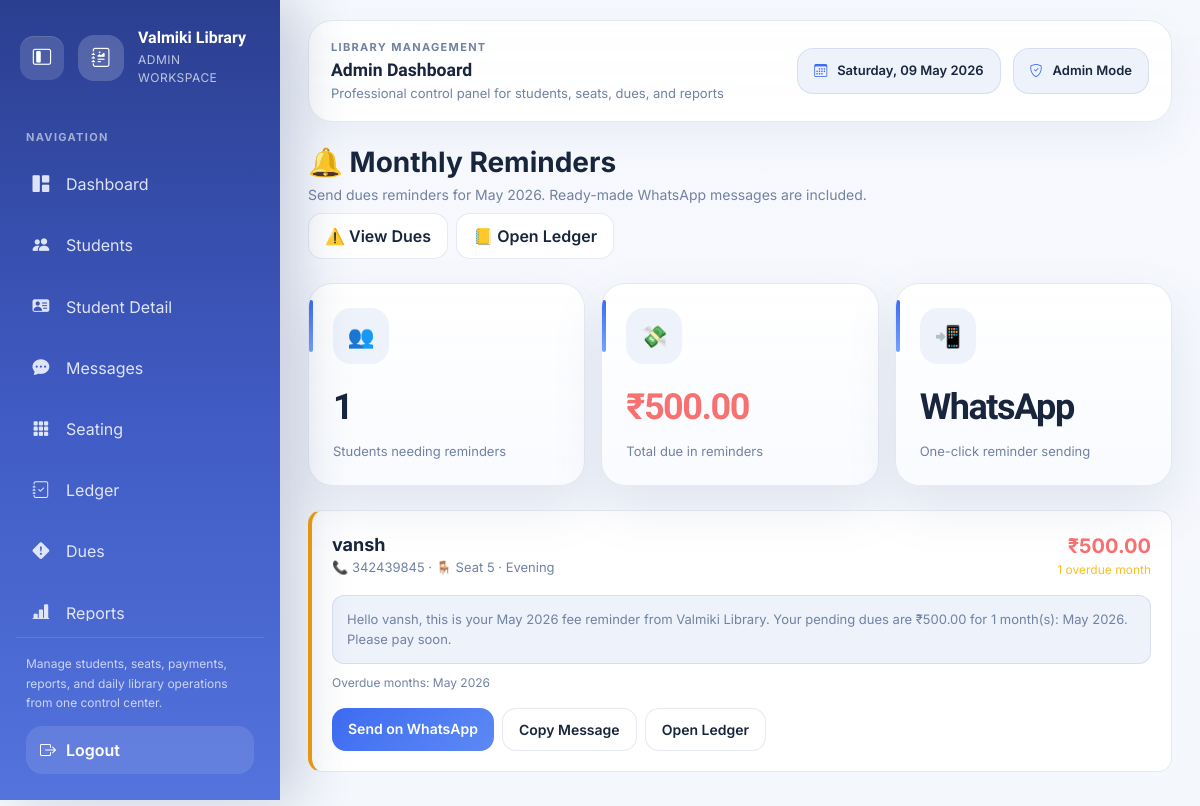
The app's page /reminders/ (signed in) with its own data.
### students/models.py (models this page shows, shortened)
class Student(models.Model):
    SHIFT_CHOICES = [
        ('Morning', 'Morning'),
        ('Evening', 'Evening'),
        ('Full Day', 'Full Day'),
    ]
    STATUS_CHOICES = [
        ('Active', 'Active'),
        ('On Hold', 'On Hold'),
        ('Left', 'Left'),
    ]
    PAYMENT_MODE_CHOICES = [
        ('Cash', 'Cash'),
        ('UPI', 'UPI'),
        ('Online', 'Online'),
    ]
    name         = models.CharField(max_length=100)
    contact      = models.CharField(max_length=10)
    email        = models.EmailField(blank=True, null=True, unique=True)
    date_of_birth = models.DateField(blank=True, null=True)
    seat_number  = models.CharField(max_length=3)
    shift        = models.CharField(max_length=20, choices=SHIFT_CHOICES)
    joining_date = models.DateField()
    monthly_fee  = models.DecimalField(max_digits=8, decimal_places=2, default=500)
    monthly_due_day = models.PositiveSmallIntegerField(default=5)
    mode_of_payment = models.CharField(max_length=10, choices=PAYMENT_MODE_CHOICES, default='Cash')
    preparing_for = models.CharField(max_length=150, blank=True)
    academic_details = models.TextField(blank=True)
    profile_photo = models.FileField(upload_to='student_profiles/photos/', blank=True, null=True)
    id_copy = models.FileField(upload_to='student_profiles/id_copies/', blank=True, null=True)
    payment_qr = models.FileField(upload_to='student_profiles/payment_qr/', blank=True, null=True)
    emergency_contact_name = models.CharField(max_length=100, blank=True)
    emergency_contact_phone = models.CharField(max_length=15, blank=True)
    status = models.CharField(max_length=20, choices=STATUS_CHOICES, default='Active')
    email_verified = models.BooleanField(default=False)

### students/views.py (the view)
# urls.py: path('reminders/',              views.monthly_reminders,     name='monthly_reminders'),
@login_required
def monthly_reminders(request):
    today = date.today()
    reminder_rows = monthly_reminder_rows(sorted_students(), today)
    return render(request, 'students/monthly_reminders.html', {
        'reminder_rows': reminder_rows,
        'current_month': month_label(today.year, today.month),
        'total_due': sum(row['due_amount'] for row in reminder_rows),
    })

### students/finance.py (called while the page is built)
def month_label(year, month):
    return date(year, month, 1).strftime('%B %Y')

def paid_lookup(student, year=None):
    payments = Payment.objects.filter(student=student, is_paid=True)
    if year is not None:
        payments = payments.filter(year=year)
    return {(payment.year, payment.month): payment for payment in payments}

def get_month_status(student, year, month, today, payments=None):
    payments = payments if payments is not None else paid_lookup(student, year)
    payment = payments.get((year, month))
    joining_key = (student.joining_date.year, student.joining_date.month)
    current_key = (today.year, today.month)
    target_key = (year, month)
    if target_key < joining_key:
        return {'code': 'before', 'payment': payment, 'is_advance': False}
    if target_key > current_key:
        if payment:
            return {'code': 'paid', 'payment': payment, 'is_advance': True}
        return {'code': 'future', 'payment': None, 'is_advance': False}
    if payment:
        return {'code': 'paid', 'payment': payment, 'is_advance': False}
    return {'code': 'unpaid', 'payment': None, 'is_advance': False}

def overdue_summary(student, today):
    payments = paid_lookup(student)
    month_cursor = student.joining_date.month
    year_cursor = student.joining_date.year
    overdue_months = []
    while (year_cursor, month_cursor) <= (today.year, today.month):
        if (year_cursor, month_cursor) not in payments:
            overdue_months.append(month_label(year_cursor, month_cursor))
        if month_cursor == 12:
            month_cursor = 1
            year_cursor += 1
        else:
            month_cursor += 1
    total_due = student.monthly_fee * len(overdue_months)
    return {
        'unpaid_count': len(overdue_months),
        'due_amount': total_due,
        'months': overdue_months,
    }

def normalize_phone_number(contact):
    digits = ''.join(ch for ch in contact if ch.isdigit())
    if len(digits) == 10:
        return f"91{digits}"
    return digits

### students/views.py (called while the page is built)
def sorted_students():
    return sorted(Student.objects.all(), key=lambda student: (int(student.seat_number), student.name.lower()))

### students/templates/students/monthly_reminders.html (shortened to what this page needs)
{% extends 'students/base.html' %}
{% block content %}
<div class="d-flex justify-content-between align-items-center mb-4 flex-wrap gap-2">
  <div>
    <h3 style="font-weight:700;margin-bottom:4px">🔔 Monthly Reminders</h3>
    <div style="color:var(--text-muted);font-size:14px">Send dues reminders for {{ current_month }}. Ready-made WhatsApp messages are included.</div>
  </div>
  <div class="d-flex gap-2 flex-wrap">
    <a href="{% url 'defaulters' %}" class="btn btn-outline-warning">⚠️ View Dues</a>
    <a href="{% url 'payment_ledger' %}" class="btn btn-outline-light">📒 Open Ledger</a>
  </div>
</div>
<div class="row g-3 mb-4">
  <div class="col-md-4">
    <div class="stat-card">
      <div class="stat-icon">👥</div>
      <div class="stat-value">{{ reminder_rows|length }}</div>
      <div class="stat-label">Students needing reminders</div>
    </div>
  </div>
  <div class="col-md-4">
    <div class="stat-card">
      <div class="stat-icon">💸</div>
      <div class="stat-value" style="color:#f87171">₹{{ total_due }}</div>
      <div class="stat-label">Total due in reminders</div>
    </div>
  </div>
  <div class="col-md-4">
    <div class="stat-card">
      <div class="stat-icon">📲</div>
      <div class="stat-value">WhatsApp</div>
      <div class="stat-label">One-click reminder sending</div>
    </div>
  </div>
</div>
{% if not reminder_rows %}
  <div class="text-center" style="padding:60px 20px;background:var(--bg-card);border:1px solid var(--border);border-radius:16px">
    <div style="font-size:56px;margin-bottom:10px">🎉</div>
    <h4 style="color:#4ade80">No reminders pending for {{ current_month }}</h4>
    <p style="color:var(--text-muted)">Everyone due for this month is already marked paid.</p>
  </div>
{% else %}
  {% for row in reminder_rows %}
    <div class="reminder-card">
      <div class="d-flex justify-content-between align-items-start flex-wrap gap-3 mb-3">
        <div>
          <div style="font-size:18px;font-weight:700">{{ row.student.name }}</div>
          <div style="font-size:13px;color:var(--text-muted)">
            📞 {{ row.student.contact }} · 🪑 Seat {{ row.student.seat_number }} · {{ row.student.shift }}
          </div>
        </div>
        <div style="text-align:right">
          <div style="font-size:20px;font-weight:700;color:#f87171">₹{{ row.due_amount }}</div>
          <div style="font-size:12px;color:#fbbf24">{{ row.overdue_months }} overdue month{{ row.overdue_months|pluralize }}</div>
        </div>
      </div>
      <div class="message-box" id="msg-{{ forloop.counter }}">{{ row.message }}</div>
      <div style="font-size:12px;color:var(--text-muted);margin-top:10px">
        Overdue months: {{ row.overdue_labels|join:', ' }}
      </div>
      <div class="d-flex gap-2 flex-wrap mt-3">
        {% if row.whatsapp_url %}
          <a href="{{ row.whatsapp_url }}" target="_blank" rel="noopener" class="btn btn-success btn-sm">Send on WhatsApp</a>
        {% endif %}
        <button type="button" class="btn btn-outline-light btn-sm" onclick="copyReminder('msg-{{ forloop.counter }}')">Copy Message</button>
        <a href="{% url 'payment_ledger' %}" class="btn btn-outline-info btn-sm">Open Ledger</a>
      </div>
    </div>
  {% endfor %}
{% endif %}
{% endblock %}

### students/templates/students/base.html (style rules this page uses)
:root { --bg-main: #f4f7fc; --bg-card: #ffffff; --bg-deep: #edf2fb; --border: rgba(102, 126, 174, 0.16); --text-main: #18253d; --text-muted: #7182a2; --text-nav: rgba(245, 248, 255, 0.88); --navbar-bg: rgba(255, 255, 255, 0.92); --table-bg: #ffffff; --input-bg: #f8faff; --row-hover: rgba(81, 115, 191, 0.06); --sidebar-grad-start: #2b3f90; --sidebar-grad-mid: #405bc4; --sidebar-grad-end: #5473dc; --sidebar-active: rgba(255, 255, 255, 0.16); --accent: #3d6cf2; --accent-strong: #274fc6; --success: #1ea66b; --warning: #e2a422; --danger: #d96376; --shadow-soft: 0 18px 36px rgba(111, 136, 182, 0.09); --shadow-card: 0 22px 50px rgba(105, 123, 165, 0.14); --sidebar-width: 280px; --sidebar-collapsed-width: 96px; }
* { box-sizing: border-box; margin: 0; padding: 0; }
html, body { min-height: 100%; }
body { background: radial-gradient(circle at top left, rgba(94, 134, 226, 0.12), transparent 24%), linear-gradient(180deg, #f7f9fe 0%, var(--bg-main) 100%); color: var(--text-main); font-family: "Inter", sans-serif; min-height: 100vh; transition: background 0.25s ease; }
a { color: inherit; }
.surface-card, .stat-card { background: linear-gradient(180deg, rgba(255,255,255,0.98) 0%, rgba(249, 251, 255, 0.96) 100%); border-radius: 24px; padding: 24px; border: 1px solid var(--border); box-shadow: var(--shadow-card); color: var(--text-main); }
.stat-card { position: relative; overflow: hidden; text-decoration: none; display: block; transition: transform 0.2s ease, box-shadow 0.2s ease; }
.stat-card::before { content: ""; position: absolute; top: 16px; left: 0; width: 4px; height: 52px; border-radius: 999px; background: linear-gradient(180deg, var(--accent) 0%, #76a2ff 100%); }
.stat-icon { width: 56px; height: 56px; border-radius: 18px; background: var(--bg-deep); color: var(--accent); display: inline-flex; align-items: center; justify-content: center; font-size: 1.35rem; margin-bottom: 16px; }
.stat-value { font-family: "Sora", sans-serif; font-size: clamp(1.9rem, 3vw, 2.4rem); font-weight: 800; letter-spacing: -0.04em; color: var(--text-main); }
.stat-label { font-size: 13px; color: var(--text-muted); margin-top: 8px; }
.btn { border-radius: 14px; font-weight: 600; padding: 10px 16px; box-shadow: none; }
.btn-primary, .btn-success { background: linear-gradient(135deg, var(--accent) 0%, #5d89f4 100%); border: none; }
.btn-outline-light, .btn-outline-info, .btn-outline-warning, .btn-outline-success { background: #ffffff; border-color: rgba(102, 126, 174, 0.16); color: var(--text-main); }

### students/templates/students/monthly_reminders.html (style rules this page uses)
.reminder-card { background: var(--bg-card); border: 1px solid var(--border); border-left: 4px solid #f59e0b; border-radius: 14px; padding: 20px; margin-bottom: 16px; }
.message-box { background: var(--bg-deep); border: 1px solid var(--border); border-radius: 12px; padding: 14px; font-size: 13px; color: var(--text-muted); white-space: pre-wrap; }

### records on screen
Student: student.name "vansh", student.contact "342439845", student.seat_number "5", student.shift "Evening", due_amount "500.00", overdue_months "1", message "Hello vansh, this is your May 2026 fee reminder from Valmiki Library. Your pending dues are ₹500.00 for 1 month(s): May 2026. Please pay soon.", overdue_labels "May 2026"

### other values on screen
{{ current_month }} "May 2026"
{{ reminder_rows|length }} "1"
{{ total_due }} "500.00"
